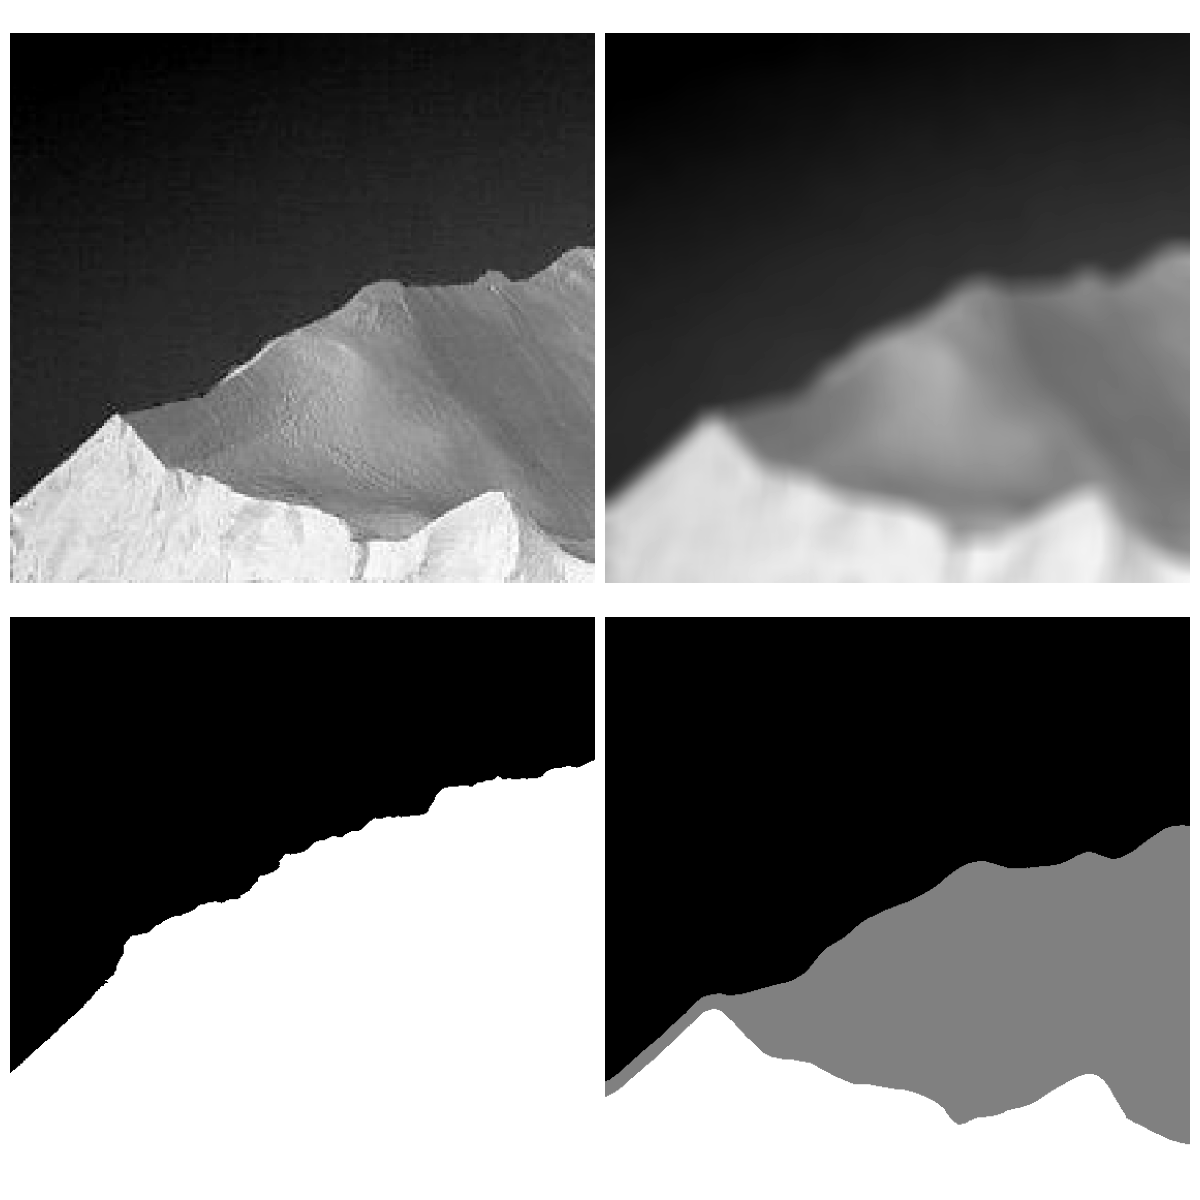

This figure's Python source:
import os
import sys
import numpy as np
import matplotlib.pyplot as plt
from scipy.ndimage import uniform_filter
from skimage.io import imread
from skimage.transform import resize
from libDIPUM.nCutSegmentation import nCutSegmentation
from libDIPUM.mat2gray import mat2gray
from libDIPUM.data_path import dip_data


def remap_two_regions(labels, ref_image):
    """Map 2 labels to {0,1} with bottom-center region forced to white."""
    u = np.unique(labels)
    if u.size != 2:
        raise RuntimeError(f'Expected 2 regions, got {u.size}')

    r0 = int(0.85 * labels.shape[0])
    c0 = int(0.50 * labels.shape[1])
    fg_label = labels[r0, c0]
    out = np.zeros_like(labels, dtype=np.float64)
    out[labels == fg_label] = 1.0
    return out

def remap_three_regions(labels, ref_image):
    """Map 3 labels to {0,0.5,1} ordered by mean brightness."""
    u = np.unique(labels)
    if u.size != 3:
        raise RuntimeError(f'Expected 3 regions, got {u.size}')

    means = np.array([ref_image[labels == lab].mean() for lab in u], dtype=np.float64)
    order = np.argsort(means)  # darkest -> brightest

    out = np.zeros_like(labels, dtype=np.float64)
    out[labels == u[order[0]]] = 0.0
    out[labels == u[order[1]]] = 0.5
    out[labels == u[order[2]]] = 1.0
    return out

def refine_two_region_from_lowres(S2, I):
    """Figure1058-like refinement: robust low-res cut + sharp full-res threshold."""
    # Orient labels with a spatial cue (iceberg near lower half).
    S2_bin = remap_two_regions(S2, I).astype(bool)
    # Transfer low-res class means to full-res smoothed image.
    I_low = resize(I, S2.shape, order=1, preserve_range=True, anti_aliasing=True)
    fg_mean = float(I_low[S2_bin].mean())
    bg_mean = float(I_low[~S2_bin].mean())
    t = 0.5 * (fg_mean + bg_mean)
    if fg_mean >= bg_mean:
        out = (I >= t).astype(np.float64)
    else:
        out = (I < t).astype(np.float64)
    return out

# Data
image_path = dip_data('iceberg.tif')
f_raw = imread(image_path)
if f_raw.ndim == 3:
    f = f_raw.mean(axis=2)
else:
    f = f_raw.astype(np.float64)
f = mat2gray(f)

# Smooth with 25x25 box kernel.
print('Applying smoothing (25x25)...')
I = uniform_filter(f, size=25, mode='nearest')

# Graph-cut segmentation with 2 and 3 regions.
print('Running graph cut (2 regions, sf=0.35)...')
S2 = nCutSegmentation(I, 2, sf=0.35, n_segments=1200)
S2v = refine_two_region_from_lowres(S2, I)

print('Running graph cut (3 regions, sf=0.35)...')
S3 = nCutSegmentation(I, 3, sf=0.35, n_segments=1200)
S3v = remap_three_regions(S3, I)

# Display
fig, axes = plt.subplots(2, 2, figsize=(8, 8))

axes[0, 0].imshow(f, cmap='gray', vmin=0, vmax=1)
axes[0, 0].axis('off')

axes[0, 1].imshow(I, cmap='gray', vmin=0, vmax=1)
axes[0, 1].axis('off')

axes[1, 0].imshow(S2v, cmap='gray', vmin=0, vmax=1)
axes[1, 0].axis('off')

axes[1, 1].imshow(S3v, cmap='gray', vmin=0, vmax=1)
axes[1, 1].axis('off')

plt.tight_layout(pad=0.5)
plt.savefig('Figure1059.png', dpi=150)
print('Saved Figure1059.png')
plt.show()
